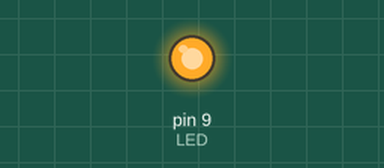
Recording of a sketch running on a simulated Arduino Uno, built with avr-gcc and run on an emulated ATmega328P. On the bench: output pins drawn as LEDs (lit = HIGH).

Above: at 7.95 s.
At 38.8 s:
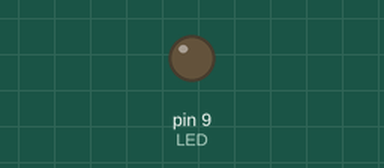
Timing chart, 0 to 40.0 s (numbered marks = the images above):
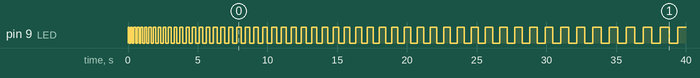

The sketch:

blink.ino
```cpp
const int LED=9; // Присваиваем контакту 9 идентификатор LED

void setup()
{
  pinMode(LED,OUTPUT); // Задаём для контакта LED режим вывода
}

void loop()
{
  for (int i = 100; i <= 1000; i += 10)
  {
    digitalWrite(LED, HIGH); // Устанавливаем на контакте LED высокий логический уровень
    delay(i);
    digitalWrite(LED, LOW); // Устанавливаем на контакте LED низкий логический уровень
    delay(i);
  }
}
```

Measured:
- by itself, pin 9 (LED): repeats every 0.21 s: LOW 0.10 s, HIGH 0.11 s, until it stays HIGH from 39.4 s
